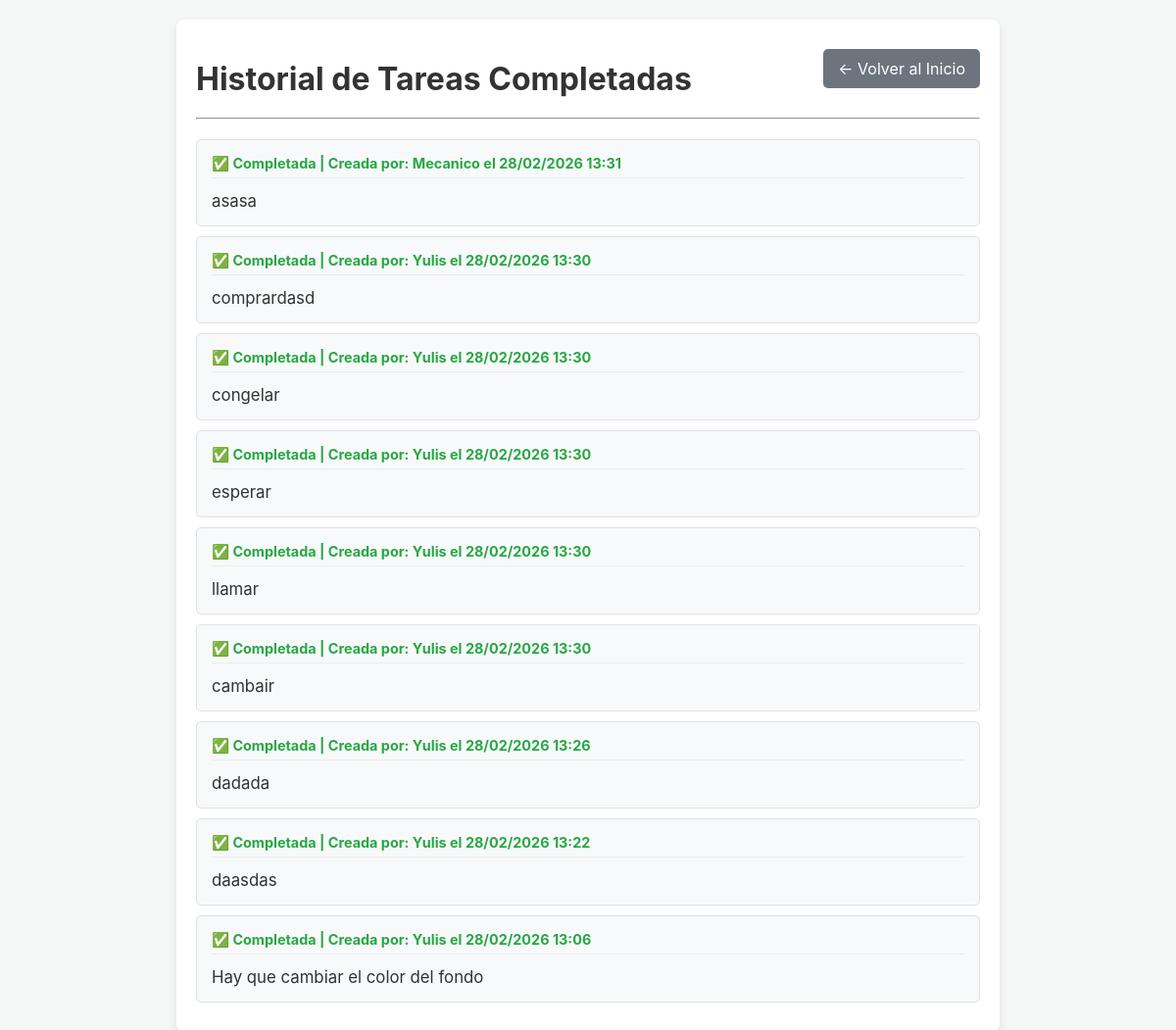
Page /historial-notas/ (signed in) on the earlier database version.
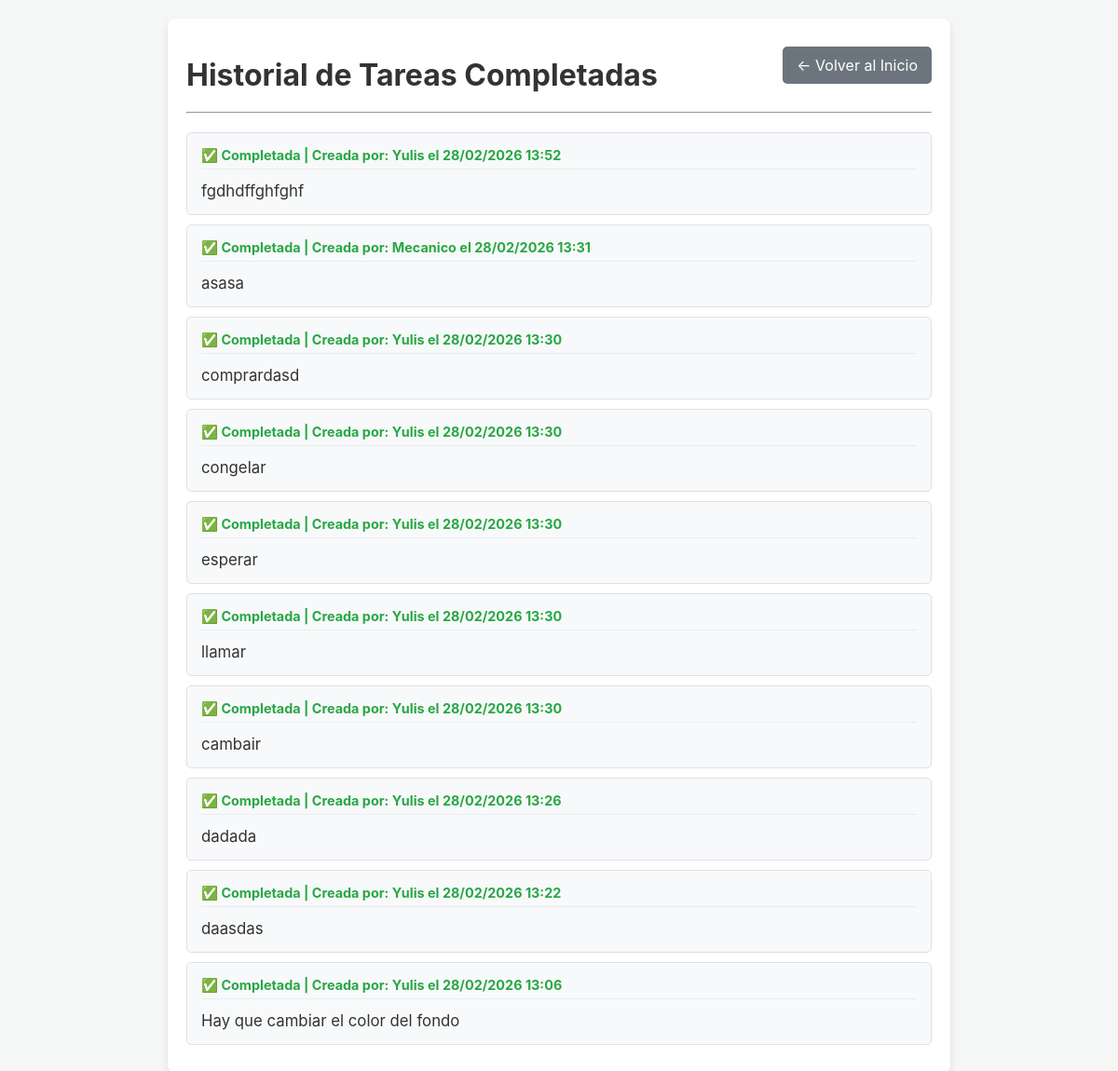
Same page on the later database version.
### taller/models.py (models this page shows, shortened)
class NotaTablon(models.Model):
    autor = models.ForeignKey(User, on_delete=models.CASCADE)
    texto = models.TextField()
    fecha_creacion = models.DateTimeField(auto_now_add=True)
    completada = models.BooleanField(default=False) # <-- NUEVO CAMPO

### taller/views.py (the view)
# urls.py: path('historial-notas/', views.historial_notas, name='historial_notas'),
@login_required
def historial_notas(request):
    notas = NotaTablon.objects.filter(completada=True).order_by('-fecha_creacion')
    return render(request, 'taller/historial_notas.html', {'notas': notas})

### taller/templates/taller/historial_notas.html (shortened to what this page needs)
<!DOCTYPE html>
{% load static %}
<html lang="es">
<head>
    <link rel="stylesheet" href="{% static 'taller/css/main.css' %}">
    <link rel="stylesheet" href="{% static 'taller/css/responsive.css' %}">
</head>
<body>
    <div class="container" style="max-width: 800px;">
        <div class="header">
            <h1>Historial de Tareas Completadas</h1>
            <a href="{% url 'home' %}" class="back-btn">← Volver al Inicio</a>
        </div>
        <hr>
        <div style="margin-top: 20px;">
            {% for nota in notas %}
                <div class="nota-box">
                    <span class="nota-autor">✅ Completada | Creada por: {{ nota.autor.username|title }} el {{ nota.fecha_creacion|date:"d/m/Y H:i" }}</span>
                    <span style="font-size: 1.05em; display: block; padding-top: 5px;">{{ nota.texto }}</span>
                </div>
            {% empty %}
                <p style="text-align: center; color: #999; font-style: italic; padding: 20px;">Aún no hay tareas completadas en el historial.</p>
            {% endfor %}
        </div>
    </div>
</body>
</html>

Differences in the rows shown:
added NotaTablon: autor.username "Yulis", fecha_creacion "28/02/2026 13:52", texto "fgdhdffghfghf"
